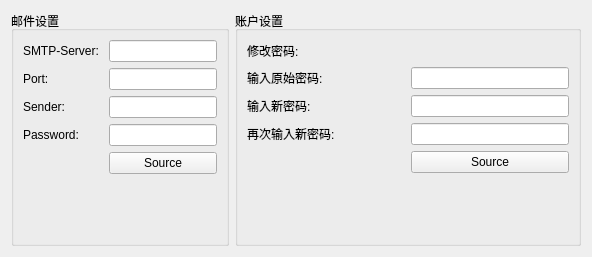
      <widget class="QWidget" name="tab6">
       <attribute name="title">
        <string>设置</string>
       </attribute>
       <layout class="QHBoxLayout" name="horizontalLayout_4">
        <item>
         <layout class="QHBoxLayout" name="horizontalLayout_7">
          <item>
           <widget class="QGroupBox" name="emailsetting">
            <property name="sizePolicy">
             <sizepolicy hsizetype="Preferred" vsizetype="Preferred">
              <horstretch>0</horstretch>
              <verstretch>0</verstretch>
             </sizepolicy>
            </property>
            <property name="title">
             <string>邮件设置</string>
            </property>
            <property name="checkable">
             <bool>false</bool>
            </property>
            <layout class="QGridLayout" name="gridLayout_3">
             <item row="7" column="1">
              <widget class="QLabel" name="label_10">
               <property name="text">
                <string/>
               </property>
              </widget>
             </item>
             <item row="0" column="0">
              <widget class="QLabel" name="label_5">
               <property name="sizePolicy">
                <sizepolicy hsizetype="Preferred" vsizetype="Preferred">
                 <horstretch>0</horstretch>
                 <verstretch>0</verstretch>
                </sizepolicy>
               </property>
               <property name="text">
                <string>SMTP-Server: </string>
               </property>
              </widget>
             </item>
             <item row="1" column="0">
              <widget class="QLabel" name="label_6">
               <property name="sizePolicy">
                <sizepolicy hsizetype="Preferred" vsizetype="Preferred">
                 <horstretch>0</horstretch>
                 <verstretch>0</verstretch>
                </sizepolicy>
               </property>
               <property name="text">
                <string>Port:</string>
               </property>
              </widget>
             </item>
             <item row="2" column="1">
              <widget class="QLineEdit" name="emailsender">
               <property name="sizePolicy">
                <sizepolicy hsizetype="Preferred" vsizetype="Fixed">
                 <horstretch>0</horstretch>
                 <verstretch>0</verstretch>
                </sizepolicy>
               </property>
               <property name="clearButtonEnabled">
                <bool>true</bool>
               </property>
              </widget>
             </item>
             <item row="2" column="0">
              <widget class="QLabel" name="label_7">
               <property name="sizePolicy">
                <sizepolicy hsizetype="Preferred" vsizetype="Preferred">
                 <horstretch>0</horstretch>
                 <verstretch>0</verstretch>
                </sizepolicy>
               </property>
               <property name="text">
                <string>Sender:</string>
               </property>
              </widget>
             </item>
             <item row="1" column="1">
              <widget class="QLineEdit" name="port">
               <property name="sizePolicy">
                <sizepolicy hsizetype="Preferred" vsizetype="Fixed">
                 <horstretch>0</horstretch>
                 <verstretch>0</verstretch>
                </sizepolicy>
               </property>
               <property name="clearButtonEnabled">
                <bool>true</bool>
               </property>
              </widget>
             </item>
             <item row="3" column="0">
              <widget class="QLabel" name="label_8">
               <property name="sizePolicy">
                <sizepolicy hsizetype="Preferred" vsizetype="Preferred">
                 <horstretch>0</horstretch>
                 <verstretch>0</verstretch>
                </sizepolicy>
               </property>
               <property name="text">
                <string>Password:</string>
               </property>
              </widget>
             </item>
             <item row="0" column="1">
              <widget class="QLineEdit" name="smtpserver">
               <property name="sizePolicy">
                <sizepolicy hsizetype="Preferred" vsizetype="Fixed">
                 <horstretch>0</horstretch>
                 <verstretch>0</verstretch>
                </sizepolicy>
               </property>
               <property name="clearButtonEnabled">
                <bool>true</bool>
               </property>
              </widget>
             </item>
             <item row="4" column="1">
              <widget class="QPushButton" name="emailsource">
               <property name="sizePolicy">
                <sizepolicy hsizetype="Preferred" vsizetype="Fixed">
                 <horstretch>0</horstretch>
                 <verstretch>0</verstretch>
                </sizepolicy>
               </property>
               <property name="text">
                <string>Source</string>
               </property>
               <property name="checkable">
                <bool>true</bool>
               </property>
              </widget>
             </item>
             <item row="3" column="1">
              <widget class="QLineEdit" name="emailpwd">
               <property name="sizePolicy">
                <sizepolicy hsizetype="Preferred" vsizetype="Fixed">
                 <horstretch>0</horstretch>
                 <verstretch>0</verstretch>
                </sizepolicy>
               </property>
               <property name="echoMode">
                <enum>QLineEdit::Password</enum>
               </property>
               <property name="cursorMoveStyle">
                <enum>Qt::LogicalMoveStyle</enum>
               </property>
               <property name="clearButtonEnabled">
                <bool>true</bool>
               </property>
              </widget>
             </item>
             <item row="6" column="1">
              <widget class="QLabel" name="emailstatus">
               <property name="sizePolicy">
                <sizepolicy hsizetype="Preferred" vsizetype="Fixed">
                 <horstretch>0</horstretch>
                 <verstretch>0</verstretch>
                </sizepolicy>
               </property>
               <property name="text">
                <string/>
               </property>
              </widget>
             </item>
             <item row="5" column="1">
              <widget class="QLabel" name="label_9">
               <property name="sizePolicy">
                <sizepolicy hsizetype="Preferred" vsizetype="Fixed">
                 <horstretch>0</horstretch>
                 <verstretch>0</verstretch>
                </sizepolicy>
               </property>
               <property name="text">
                <string/>
               </property>
              </widget>
             </item>
            </layout>
           </widget>
          </item>
          <item>
           <widget class="QGroupBox" name="accountsetting">
            <property name="enabled">
             <bool>true</bool>
            </property>
            <property name="sizePolicy">
             <sizepolicy hsizetype="Preferred" vsizetype="Preferred">
              <horstretch>0</horstretch>
              <verstretch>0</verstretch>
             </sizepolicy>
            </property>
            <property name="title">
             <string>账户设置</string>
            </property>
            <property name="checkable">
             <bool>false</bool>
            </property>
            <layout class="QGridLayout" name="gridLayout_5">
             <item row="2" column="0">
              <widget class="QLabel" name="label_13">
               <property name="sizePolicy">
                <sizepolicy hsizetype="Preferred" vsizetype="Preferred">
                 <horstretch>0</horstretch>
                 <verstretch>0</verstretch>
                </sizepolicy>
               </property>
               <property name="text">
                <string>输入新密码:</string>
               </property>
              </widget>
             </item>
             <item row="5" column="1">
              <widget class="QLabel" name="accountstatus">
               <property name="sizePolicy">
                <sizepolicy hsizetype="Preferred" vsizetype="Fixed">
                 <horstretch>0</horstretch>
                 <verstretch>0</verstretch>
                </sizepolicy>
               </property>
               <property name="text">
                <string/>
               </property>
              </widget>
             </item>
             <item row="1" column="0">
              <widget class="QLabel" name="label_11">
               <property name="sizePolicy">
                <sizepolicy hsizetype="Preferred" vsizetype="Preferred">
                 <horstretch>0</horstretch>
                 <verstretch>0</verstretch>
                </sizepolicy>
               </property>
               <property name="text">
                <string>输入原始密码:</string>
               </property>
              </widget>
             </item>
             <item row="3" column="0">
              <widget class="QLabel" name="label_14">
               <property name="text">
                <string>再次输入新密码:</string>
               </property>
              </widget>
             </item>
             <item row="1" column="1">
              <widget class="QLineEdit" name="oldpwd">
               <property name="sizePolicy">
                <sizepolicy hsizetype="Preferred" vsizetype="Fixed">
                 <horstretch>0</horstretch>
                 <verstretch>0</verstretch>
                </sizepolicy>
               </property>
               <property name="minimumSize">
                <size>
                 <width>158</width>
                 <height>0</height>
                </size>
               </property>
               <property name="echoMode">
                <enum>QLineEdit::Password</enum>
               </property>
               <property name="clearButtonEnabled">
                <bool>true</bool>
               </property>
              </widget>
             </item>
             <item row="2" column="1">
              <widget class="QLineEdit" name="newpwd1">
               <property name="sizePolicy">
                <sizepolicy hsizetype="Preferred" vsizetype="Fixed">
                 <horstretch>0</horstretch>
                 <verstretch>0</verstretch>
                </sizepolicy>
               </property>
               <property name="echoMode">
                <enum>QLineEdit::Password</enum>
               </property>
               <property name="clearButtonEnabled">
                <bool>true</bool>
               </property>
              </widget>
             </item>
             <item row="3" column="1">
              <widget class="QLineEdit" name="newpwd2">
               <property name="sizePolicy">
                <sizepolicy hsizetype="Preferred" vsizetype="Fixed">
                 <horstretch>0</horstretch>
                 <verstretch>0</verstretch>
                </sizepolicy>
               </property>
               <property name="echoMode">
                <enum>QLineEdit::Password</enum>
               </property>
              </widget>
             </item>
             <item row="4" column="1">
              <widget class="QPushButton" name="accountsource">
               <property name="sizePolicy">
                <sizepolicy hsizetype="Preferred" vsizetype="Fixed">
                 <horstretch>0</horstretch>
                 <verstretch>0</verstretch>
                </sizepolicy>
               </property>
               <property name="text">
                <string>Source</string>
               </property>
               <property name="checkable">
                <bool>true</bool>
               </property>
              </widget>
             </item>
             <item row="6" column="1">
              <widget class="QLabel" name="label_16">
               <property name="text">
                <string/>
               </property>
              </widget>
             </item>
             <item row="0" column="0">
              <widget class="QLabel" name="label_12">
               <property name="enabled">
                <bool>true</bool>
               </property>
               <property name="sizePolicy">
                <sizepolicy hsizetype="Preferred" vsizetype="Fixed">
                 <horstretch>0</horstretch>
                 <verstretch>0</verstretch>
                </sizepolicy>
               </property>
               <property name="minimumSize">
                <size>
                 <width>158</width>
                 <height>21</height>
                </size>
               </property>
               <property name="text">
                <string>修改密码:</string>
               </property>
              </widget>
             </item>
            </layout>
           </widget>
          </item>
         </layout>
        </item>
       </layout>
      </widget>
